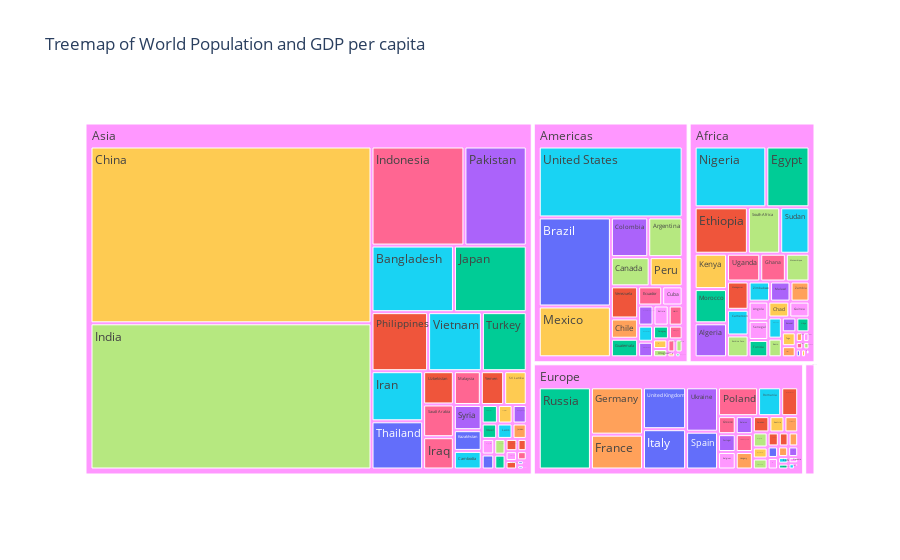

Write notebook code for a chart like this one.
### Markdown cell above
* Visualisasi Tree Map

### Code cell
# Persiapkan data untuk membuat treemap
fig = px.treemap(
    df,
    path=['continent', 'Country'], # Tentukan hirarki item (dalam contoh ini, kami menggunakan Region dan Country)
    values='  Population ', # Tentukan nilai untuk setiap item
    color='  GDP per capita ', # Tentukan variabel yang akan digunakan untuk mewarnai setiap item
    hover_data=[' Area', ' Life expectancy at birth'], # Tambahkan data lain yang ingin ditampilkan di tooltip
    color_continuous_scale='Blues', # Tentukan skala warna yang akan digunakan
    title='Treemap of World Population and GDP per capita' # Beri judul plot
)

fig.show()

### Figure 1 — Plotly figure (JSON) as saved in the notebook; plotly's stock layout.template omitted (floating-point values rounded to 4 significant figures; data arrays with more than 128 entries replaced by an {"elided": "..."} marker saying what was removed)
{"data": [{"branchvalues": "total", "customdata": {"elided": "144x3 mixed values"}, "domain": {"x": [0, 1], "y": [0, 1]}, "hovertemplate": "labels=%{label}<br>  Population =%{value}<br>parent=%{parent}<br>id=%{id}<br> Area=%{customdata[0]}<br> Life expectancy at birth=%{customdata[1]}<br>  GDP per capita =%{customdata[2]}<extra></extra>", "ids": {"elided": "144 str values"}, "labels": {"elided": "144 str values"}, "marker": {"colors": {"elided": "144 str values"}}, "name": "", "parents": {"elided": "144 str values"}, "type": "treemap", "values": {"elided": "144 int values"}}], "layout": {"legend": {"tracegroupgap": 0}, "title": {"text": "Treemap of World Population and GDP per capita"}}}
